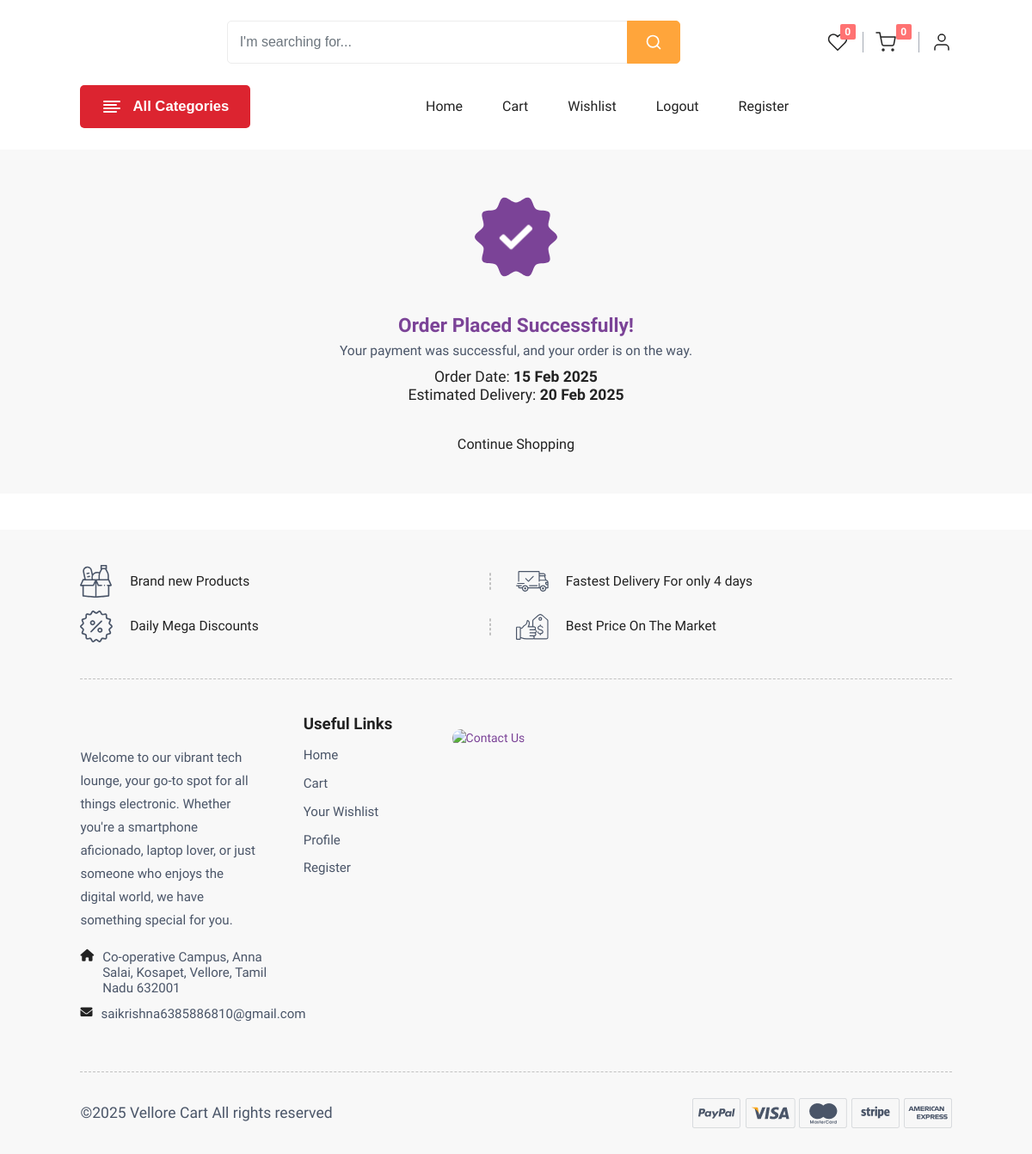
The app's page /order_placed/ (signed in) with its own data.
### accounts/models.py (models this page shows)
class CustomUser(AbstractUser):
    email = models.EmailField(unique=True)
    phone_number = models.CharField(max_length=15, blank=True, null=True)
    photo = models.ImageField(upload_to='user_photos/', blank=True, null=True)
    class Meta:
        verbose_name = 'Custom User'
        verbose_name_plural = 'Custom Users'
    groups = models.ManyToManyField(
        'auth.Group',
        related_name='customuser_set',
        blank=True,
        help_text='The groups this user belongs to.',
        verbose_name='groups',
    )
    user_permissions = models.ManyToManyField(
        'auth.Permission',
        related_name='customuser_set_permissions',
        blank=True,
        help_text='Specific permissions for this user.',
        verbose_name='user permissions',
    )

### store/models.py (models this page shows, shortened)
class Order(models.Model):
    user = models.ForeignKey(CustomUser, on_delete=models.CASCADE)
    product = models.ForeignKey(Product, on_delete=models.CASCADE)
    address = models.ForeignKey(Address, on_delete=models.CASCADE)
    order_date = models.DateTimeField(auto_now_add=True)
    status_choices = [
        ('Ordered', 'Ordered'),
        ('Shipped', 'Shipped'),
        ('Packed', 'Packed'),
        ('On the Way', 'On the Way'),
        ('Delivered', 'Delivered'),
        ('Canceled', 'Canceled'),
    ]
    status = models.CharField(max_length=20, choices=status_choices, default='Ordered')
    payment_method_choices = [
        ('COD', 'Cash on Delivery'),
        ('Online', 'Online Payment'),
    ]
    payment_method = models.CharField(max_length=20, choices=payment_method_choices, default='COD')
    quantity = models.PositiveIntegerField(default=1)

### store/views.py (the view)
# urls.py: path('order_placed/', views.order_placed, name='order_placed'),
@login_required
def order_placed(request):
    recent_orders = Order.objects.filter(user=request.user).order_by('-order_date')[:5]
    if recent_orders:
        order_date = recent_orders[0].order_date
        delivery_date = order_date + timedelta(days=5)
    else:
        order_date = None
        delivery_date = None
    context = {
        'recent_orders': recent_orders,
        'order_date': order_date.strftime('%d %b %Y') if order_date else '',
        'delivery_date': delivery_date.strftime('%d %b %Y') if delivery_date else '',
    }
    return render(request, 'store/order_placed.html', context)

### store/context_processors.py (called while the page is built)
def category_context(request):
    categories = ProductCategory.objects.all()
    return {'categories': categories}

### store/templates/store/order_placed.html (shortened to what this page needs)
{% extends "base1.html" %}
{% block content %}
<section class="breadcrumb-section pt-0">
    <div class="container-fluid-lg">
        <div class="row">
            <div class="col-12">
                <div class="breadcrumb-contain breadcrumb-order">
                    <div class="order-box">
                        <div class="order-image">
                            <div class="checkmark">
                            </div>
                        </div>
                        <div class="order-contain text-center">
                            <h3 class="theme-color">Order Placed Successfully!</h3>
                            <h5 class="text-content">Your payment was successful, and your order is on the way.</h5>
                            <h4>Order Date: <strong>{{ order_date }}</strong></h4>
                            <h4>Estimated Delivery: <strong>{{ delivery_date }}</strong></h4>
                            <a href="{% url 'store:index' %}" class="btn btn-primary mt-4">Continue Shopping</a>
                        </div>
                    </div>
                </div>
            </div>
        </div>
    </div>
</section>
{% endblock %}

### templates/header.html (shortened to what this page needs)
    {% load static %}
    <header class="pb-md-4 pb-0">
        <div class="top-nav top-header sticky-header">
            <div class="container-fluid-lg">
                <div class="row">
                    <div class="col-12">
                        <div class="navbar-top">
                            <div class="middle-box">
                                <form method="get" action="{% url 'store:search' %}">
                                    <div class="search-box">
                                        <div class="input-group">
                                            <input type="search" class="form-control" name="search" placeholder="I'm searching for..." required>
                                            <button class="btn" type="submit" id="button-addon2">
                                                <i data-feather="search"></i>
                                            </button>
                                        </div>
                                    </div>
                                </form>
                            </div>
                            <div class="rightside-box">
                                <ul class="right-side-menu">
                                    <li class="right-side">
                                        <a href="{% url 'store:wishlist' %}" class="btn p-0 position-relative header-wishlist">
                                            <i data-feather="heart"></i>
                                            {% if user.is_authenticated %}
                                                <span class="position-absolute top-0 start-100 translate-middle badge">
                                                    {{ user.wishlist.count }}
                                                </span>
                                            {% else %}
                                                <span class="position-absolute top-0 start-100 translate-middle badge">0</span>
                                            {% endif %}
                                        </a>
                                    </li>
                                    <li class="right-side">
                                        <a href="{% url 'store:cart' %}" class="btn p-0 position-relative header-wishlist">
                                            <div class="onhover-dropdown header-badge">
                                                <i data-feather="shopping-cart"></i>
                                                {% if user.is_authenticated %}
                                                    <span class="position-absolute top-0 start-100 translate-middle badge">
                                                        {{ user.cart_set.count }}
                                                    </span>
                                                {% else %}
                                                    <span class="position-absolute top-0 start-100 translate-middle badge">0</span>
                                                {% endif %}
                                            </div>
                                        </a>
                                    </li>
                                    <li class="right-side onhover-dropdown">
                                        <div class="delivery-login-box">
                                            <div class="delivery-icon">
                                                <i data-feather="user"></i>
                                            </div>
                                        </div>
                                    </li>
                                </ul>
                            </div>
                        </div>
                    </div>
                </div>
            </div>
        </div>
        <div class="container-fluid-lg">
            <div class="row">
                <div class="col-12">
                    <div class="header-nav">
                        <div class="header-nav-left">
                            <button class="dropdown-category">
                                <i data-feather="align-left"></i>
                                <span>All Categories</span>
                            </button>
                        </div>
                        <div class="header-nav-middle">
                            <div class="main-nav navbar navbar-expand-xl navbar-light navbar-sticky">
                                <div class="offcanvas offcanvas-collapse order-xl-2" id="primaryMenu">
                                    <div class="offcanvas-body">
                                        <ul class="navbar-nav">
                                            <li class="nav-item">
                                                <a class="nav-link" href="{% url 'store:index' %}">Home</a>
                                            </li>
                                            <li class="nav-item">
                                                <a class="nav-link" href="{% url 'store:cart' %}">Cart</a>
                                            </li>
                                            <li class="nav-item">
                                                <a class="nav-link" href="{% url 'store:wishlist' %}">Wishlist</a>
                                            </li>
                                            {% if user.is_authenticated %}
                                            <li class="nav-item">
                                                <a class="nav-link" href="{% url 'accounts:logout' %}">Logout</a>
                                            </li>
                                            {% else %}
                                            <li class="nav-item">
                                                <a class="nav-link" href="{% url 'accounts:login' %}">Login</a>
                                            </li>
                                            {% endif %}
                                            <li class="nav-item">
                                                <a class="nav-link" href="{% url 'accounts:register' %}">Register</a>
                                            </li>
                                        </ul>
                                    </div>
                                </div>
                            </div>
                        </div>
                    </div>
                </div>
            </div>
        </div>
    </header>

### records on screen
CustomUser: wishlist.count "0", cart_set.count "0"
Order: order_date "15 Feb 2025"

### other values on screen
{{ delivery_date }} "20 Feb 2025"
